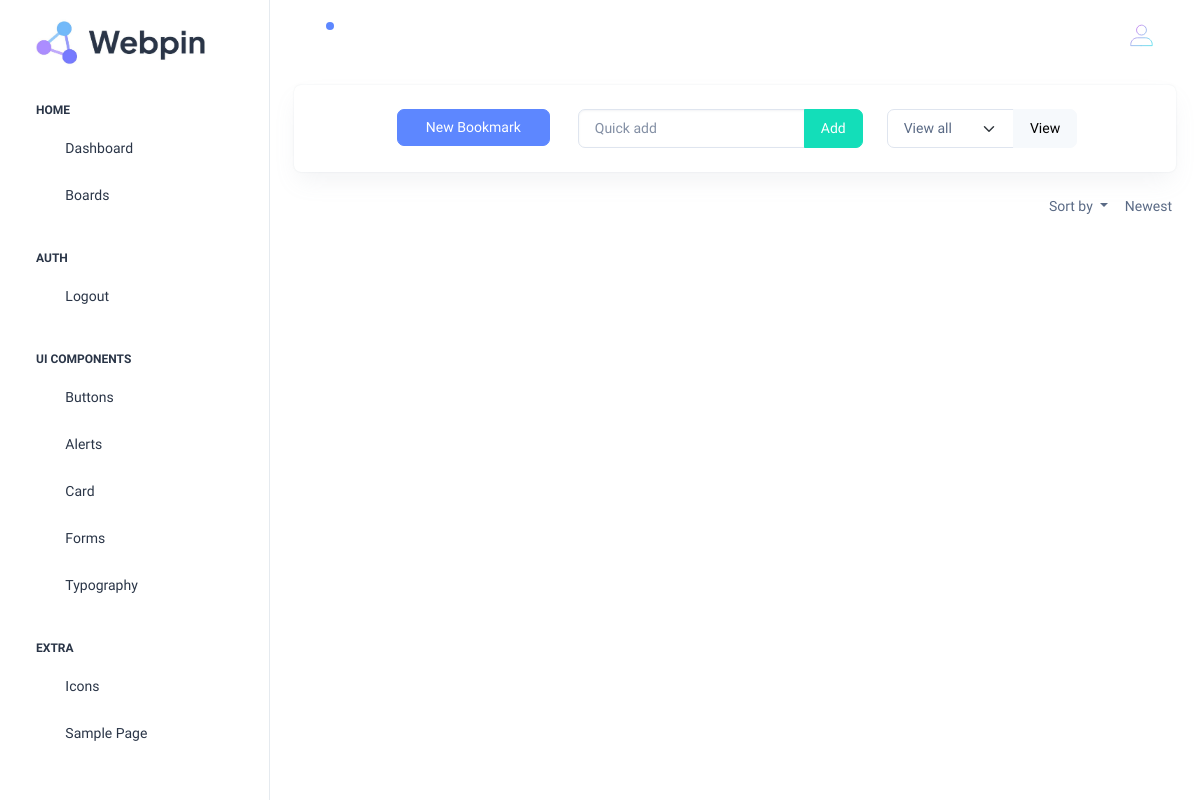
The page /bookmark_gallery (signed in) on the database as committed earlier.
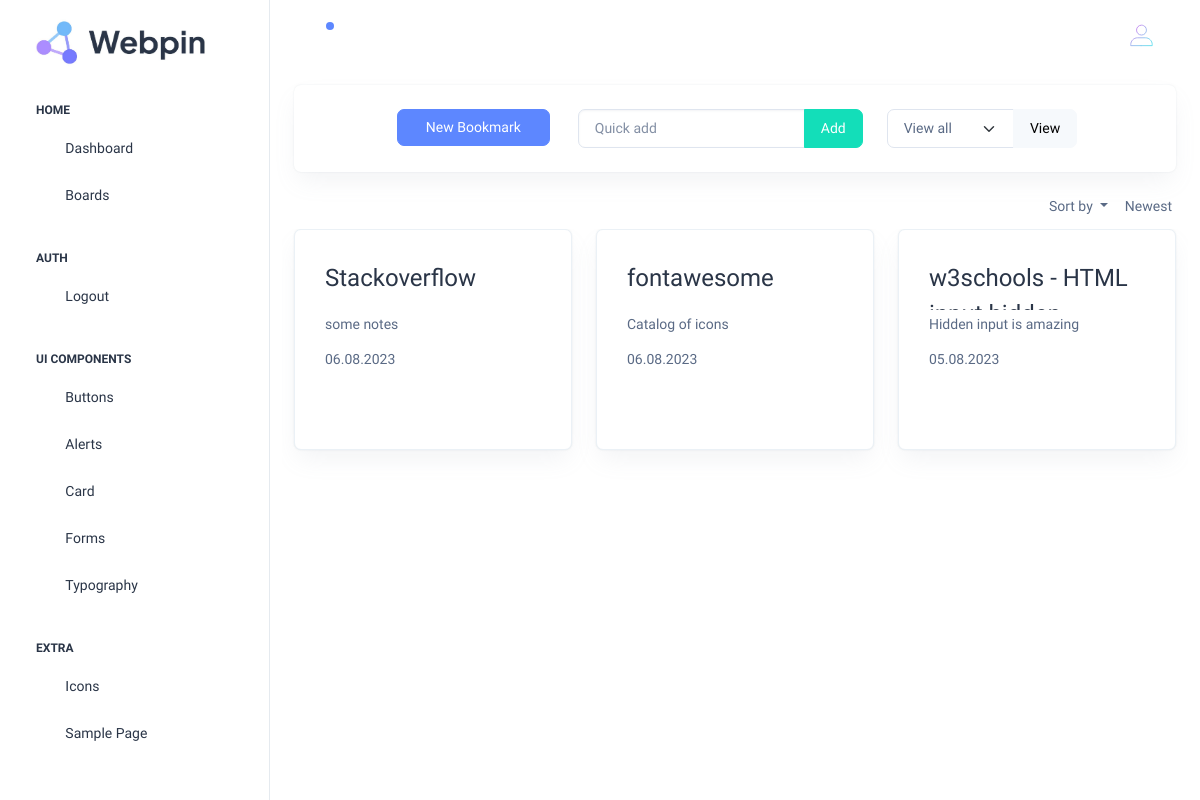
The same page on the database as committed later.
### bookmarks/models.py (models this page shows, shortened)
class Bookmark(models.Model):
    title = models.CharField(max_length=500, null=True, blank=False)
    address = models.CharField(max_length=1_000)
    notes = models.CharField(max_length=100_000, null=True, blank=False)
    category = models.CharField(max_length=250, null=True, blank=False)
    save_date = models.DateTimeField(auto_now_add=True)
    author = models.ForeignKey(settings.AUTH_USER_MODEL, on_delete=models.CASCADE)

### bookmarks/views.py (the view, shortened to what this page needs)
# urls.py: path('bookmark_gallery', views.bookmark_gallery, name='bookmark_gallery'),
@login_required(login_url="/login_user")
def bookmark_gallery(request):
    context = {}
    bookmarks = Bookmark.objects.filter(author=request.user.id).order_by('-save_date')
    context['bookmarks'] = bookmarks
    bookmark_list = [bookmark for bookmark in bookmarks]
    catagories = list(set([entry.category for entry in bookmark_list if entry.category != '']))
    context['catagories'] = catagories
    return render(request, 'bookmarks/bookmark_gallery.html', context)

### bookmarks/templates/bookmarks/bookmark_gallery.html (shortened to what this page needs)
{% extends 'dashboardhome/template.html' %}
{% block content %}
{% load static %}
<div class="card mb-lg-3">
  <div class="card-body p-4 ">
    <div class="row d-flex justify-content-center">
      <div class="col-lg-auto col-md-auto col-sm-12">
        <div class="row mx-1">
          <a type="button" data-bs-toggle="modal" data-bs-target="#AddBookmarkModal" class="btn btn-primary">New Bookmark</a>
        </div>
      </div>
      <div class="col-lg-auto col-md-auto col-sm-12">
        <form method=POST>
          <div class="row">
            <div class="col-auto input-group">
              <input class="form-control" type="text" name="quickaddurl" placeholder="Quick add">
              <input class="btn btn-success" type="submit" value="Add">
            </div>
          </div>
        </form>
      </div>
      <div class="col-lg-3 col-md-auto col-sm-12">
          <form method=POST>
            <div class="input-group">
              <select class="form-select" name="selected_bookmark_category">
                <option selected>View all</option>
              </select>
              <input class="btn btn-light" type="submit" name="select_category" value="View">
            </div>
          </form>
      </div>
    </div>
  </div>
</div>
<div class="row mb-1">
  <div class="container-fluid d-flex justify-content-end align-items-center">
    <form method=POST>
      <div class="dropdown">
        <button class="btn btn-outline-link dropdown-toggle" type="button" data-bs-toggle="dropdown" aria-expanded="false">
          Sort by
        </button>
      </div>
    </form>
    <span class="align-middle me-1">{% if sortby %} Oldest {% else %} Newest {% endif %}</span>
  </div>
</div>
<div class="row">
  <div class="col-12 overflow-auto">
    <div class="row">
      {% if bookmarks %}{% for bookmark in bookmarks %}
      <div class="col-md-4">
          <div class="card border">
            <div class="card-body">
              <div class="row mb-1">
                <div class="col-auto overflow-hidden" style="height: 50px;">
                  <span>
                    <a href="{{bookmark.address}}" class="card-title fs-7 " target="_blank" rel="noopener noreferrer" >
                      {{bookmark.title}}
                    </a>
                  </span>
                </div>
              </div>
              {% if bookmark.notes == None %}
                <p class="card-text overflow-hidden" style="height: 25px; ">...</p>
              {% else %}
                <p class="card-text overflow-hidden" style="height: 25px; ">{{bookmark.notes}}</p>
              {% endif %}
              <h6 class="card-subtitle text-muted me-1 mb-3">{{bookmark.save_date|date:"d.m.Y"}}</h6>
              <div class="row">
                <div class="col-auto">
                  <a type="button" data-bs-toggle="modal" data-bs-target="#EditBookmarkModal{{ bookmark.id }}" class="card-title"><i class="ti ti-edit fs-7 me-2"></i></a>
                  <a type="button" data-bs-toggle="modal" data-bs-target="#DeleteBookmarkModal{{ bookmark.id }}" class="card-title"><i class="ti ti-trash fs-7"></i></a>
                </div>
              </div>
            </div>
          </div>
      </div>
      {% endfor %}{% endif %}
    </div>
  </div>
{% endblock %}

Rows that differ between the two databases and show on the page:
added Bookmark: title "Stackoverflow", notes "some notes", save_date "06.08.2023"
added Bookmark: title "fontawesome", notes "Catalog of icons", save_date "06.08.2023"
added Bookmark: title "w3schools - HTML…", notes "Hidden input is amazing", save_date "05.08.2023"
